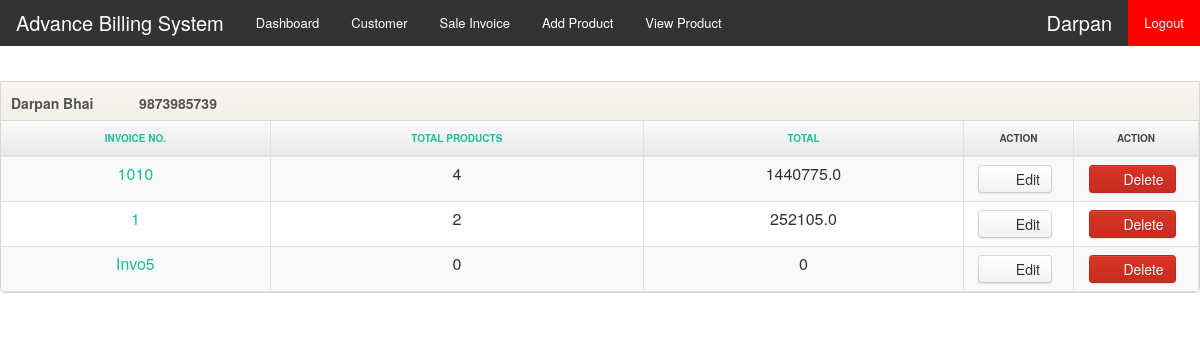
The app's page /invoicepage/1/ (signed in) with its own data.
### organisation/models.py (models this page shows, shortened)
class OrganisationDetails(models.Model):
    company_name = models.CharField(max_length=50)
    company_type = models.CharField(max_length=50)
    pan_number = models.CharField(max_length=10)
    gstin_number = models.CharField(max_length=15)
    address_1 = models.CharField(max_length=90)
    address_2 = models.CharField(max_length=90)
    state = models.CharField(max_length=60)
    city = models.CharField(max_length=60)
    pincode = models.CharField(max_length=6)
    full_name = models.CharField(max_length=50)
    phone = models.CharField(max_length=10)
    email  = models.EmailField()
    user_id = models.CharField(max_length=40)
    password_1 = models.CharField(max_length=40)
    password_2 = models.CharField(max_length=40)

class CustomerDetails(models.Model):
    companyName = models.ForeignKey(OrganisationDetails, on_delete=models.CASCADE,default="")
    cust_name = models.CharField(max_length=50,verbose_name='Customer Name')
    cont_person = models.CharField(max_length=50,verbose_name='Contact Person')
    contact_num = models.IntegerField(verbose_name='Contact Number')
    email = models.CharField(max_length=50,default="")
    company_type = models.CharField(verbose_name='Company Type',max_length = 50)
    address = models.CharField(max_length=90,verbose_name='Address Line 1')
    address_2 = models.CharField(max_length=90,verbose_name='Address Line 2')
    landmark = models.CharField(max_length=50,verbose_name='Landmark')
    country = models.CharField(max_length=50,verbose_name='Country')
    state = models.CharField(max_length=50,verbose_name='State')
    city = models.CharField(max_length=50,verbose_name='City')
    pincode = models.IntegerField(verbose_name='Pincode')

class Invoice_Details(models.Model):
    companyName = models.ForeignKey(OrganisationDetails, on_delete=models.CASCADE,default="")
    Cust_name = models.ForeignKey(CustomerDetails, on_delete=models.CASCADE,default="")
    Invoice_type = models.CharField(max_length = 50)
    Invoice_num = models.CharField(max_length = 10)
    Date = models.DateField(auto_now=False,blank=True)
    Dispatch_through = models.CharField(max_length = 50)
    Due_date = models.DateField(auto_now=False,blank=True)
    Bank = models.CharField(max_length = 20)
    Payment_type = models.CharField(max_length = 20)
    Payment_note = models.TextField(max_length=50)
    T_c = models.TextField(max_length=100)
    Document_note = models.TextField(max_length=100)
    qrcode = models.ImageField(upload_to="", default="", blank=True)
    def __str__(self):
        return self.Invoice_num

### organisation/views.py (the view)
# urls.py: path('invoicepage/<int:id>/',InvoicePage,name='invopage'),
def InvoicePage(request,id):
    if 'org' in request.session:
        org = OrganisationDetails.objects.get(user_id = request.session['org'])
        cust_data = CustomerDetails.objects.get(id=id)
        in_data = Invoice_Details.objects.filter(Cust_name=cust_data)
        invo = []
        pro = []
        pro_tot = []
        for i in in_data:
            print(i)
            invo.append(i)
            pro_count = Product.objects.filter(Invoice=i).count()
            print(pro_count)
            pro.append(pro_count)
            t = 0
            pro_data = Product.objects.filter(Invoice=i)
            for i in pro_data:
                t += float(i.Total)
            pro_tot.append(t)
        data = zip(invo,pro,pro_tot)
        return render(request,'invoice_list.html',{'org':org.company_name,'cust':cust_data,'invo':data})
    else:
        return redirect('login')

### organisation/templates/invoice_list.html (shortened to what this page needs)
{% extends 'base.html' %}
{% block content %}
<div class="main">
<div class="row" style="margin-top:-20px;">
            <div class="col-md-12">
            </div>
        </div>
<div class="row">
    <div class="span12">
        <form id="list-data-table" name="tabledata" method="post">
                        <div class="widget widget-table action-table">
                <div class="widget-header">
                    <h3>{{ cust.cust_name }}</h3>
                    <h3>{{ cust.contact_num }}</h3>
                </div>
                <div class="widget-content">
                    <table class="table table-striped table-bordered footable footable-1 breakpoint-lg" data-footable="" data-toggle-column="last" style="display: table;">
                        <thead>
                            <tr class="footable-header">
                                <th style="display: table-cell;">
                                    <center><a href="">Invoice No.</a></center>
                                </th>
                                <th style="display: table-cell;">
                                    <center><a href="">Total Products</a></center>
                                </th>
                                <th style="display: table-cell;">
                                    <center><a href="">Total</a></center>
                                </th>
                                <th style="display: table-cell;">
                                    <center>Action</center>
                                </th>
                                <th style="display: table-cell;">
                                    <center>Action</center>
                                </th>
                        </thead>
                        <tbody>
                            {% for inv,pr,pt in invo %}
                            <tr>
                                <td style="display: table-cell;"><center><a href="{% url 'detailpage' inv.id %}">{{ inv.Invoice_num }}</a></center></td>
                                <td style="display: table-cell;"><center>{{ pr }}</center></td>
                                <td style="display: table-cell;"><center>{{ pt }}</center></td>
                                <td class="td-actions" style="display: table-cell;">
                                    <center>
                                        <a href="{% url 'InvoUp' inv.id %}" class="btn">
                                            <i class="btn-icon-only fa fa-edit"></i>
                                                Edit
                                        </a>
                                    </center>
                                </td>
                                <td class="td-actions footable-last-visible" style="display: table-cell;">
                                    <a href="{% url 'InvoDel' inv.id %}" class="btn btn-danger" value="Delete" name="btndelete">
                                    <i class="btn-icon-only fa fa-trash-o"> </i>Delete</button></td>
                            </tr>
                            {% endfor %}
                        </tbody>
             </div>
        </form>
    </div>
</div>
</div>
{% endblock %}

### organisation/templates/base.html (shortened to what this page needs)
{% load static %}
<html>
    <head>
    <link rel="stylesheet" href="https://stackpath.bootstrapcdn.com/bootstrap/4.1.3/css/bootstrap.min.css">
    <link rel="stylesheet" type="text/css" href="{% static 'OpenSans.css' %}">
    <link rel="stylesheet" type="text/css" href="{% static 'style.css' %}">
    <link rel="stylesheet" type="text/css" href="{% static 'custom.css' %}">
    <link rel="stylesheet" type="text/css" href="{% static 'dashboard.css' %}">
    <link rel="stylesheet" type="text/css" href="{% static 'fieldset.css' %}">
    <link rel="stylesheet" type="text/css" href="{% static 'font-awesome.css' %}">
    <link rel="stylesheet" type="text/css" href="{% static 'footable.bootstrap.min.css' %}">
    <link rel="stylesheet" type="text/css" href="{% static 'jquery-te-1.4.0.css' %}">
    <link rel="stylesheet" type="text/css" href="{% static 'jquery-ui.css' %}">
    <link rel="stylesheet" type="text/css" href="{% static 'multi-select.css' %}">
    <link rel="stylesheet" type="text/css" href="{% static 'plans.css' %}">
    <link rel="stylesheet" type="text/css" href="{% static 'select2.min.css' %}">
    <link rel="stylesheet" type="text/css" href="{% static 'my-bootstrap.min.css' %}">
    <link rel="stylesheet" type="text/css" href="{% static 'bootstrap-tagsinput.css' %}">
    <link rel="stylesheet" type="text/css" href="{% static 'bootstrap-responsive.min.css' %}">
    </head>
    <body>
        <ul>
            <li class = "ret">Advance Billing System</li>
            <li><a href="{% url 'index' %}" >Dashboard</a></li>
            <li><a href="{% url 'customer' %}">Customer</a></li>
            <li><a href="{% url 'invoiceview' %}">Sale Invoice</a></li>
            <li><a href="{% url 'addProductForm' %}">Add Product</a></li>
            <li><a href="{% url 'viewquentity' %}">View Product</a></li>
            <li style="float:right"><a class="active" href="{% url 'logout' %}">Logout</a></li>
            <li style="float:right" class="ret">{{org}}</li>
          </ul>
<br><br><br>
    {% block content %}
    {% endblock %}
</body>
</html>

### organisation/static/style.css (style rules this page uses)
body { background: #f9f6f1; font: 13px/1.7em 'Open Sans'; }
.btn-icon-only { padding-right: 3px; padding-left: 3px; }
.table td { vertical-align: middle; }
.table-bordered th { background: #E9E9E9; background:-moz-linear-gradient(top, #FAFAFA 0%, #E9E9E9 100%); background:-webkit-gradient(linear, left top, left bottom, color-stop(0%,#FAFAFA), color-stop(100%,#E9E9E9)); background:-webkit-linear-gradient(top, #FAFAFA 0%,#E9E9E9 100%); background:-o-linear-gradient(top, #FAFAFA 0%,#E9E9E9 100%); background:-ms-linear-gradient(top, #FAFAFA 0%,#E9E9E9 100%); background:linear-gradient(top, #FAFAFA 0%,#E9E9E9 100%); filter: progid:DXImageTransform.Microsoft.gradient(startColorstr='#FAFAFA', endColorstr='#E9E9E9'); -ms-filter: "progid:DXImageTransform.Microsoft.gradient(startColorstr='#FAFAFA', endColorstr='#E9E9E9')"; font-size: 10px; color: #444; text-transform: uppercase; }
.main { padding-bottom: 60px; }
.widget { position: relative; clear: both; width: auto; margin-bottom: 2em; overflow: hidden; }
.widget-header { position: relative; height: 40px; line-height: 40px; background: #f9f6f1; background:-moz-linear-gradient(top, #f9f6f1 0%, #f2efea 100%); background:-webkit-gradient(linear, left top, left bottom, color-stop(0%,#f9f6f1), color-stop(100%,#f2efea)); background:-webkit-linear-gradient(top, #f9f6f1 0%,#f2efea 100%); background:-o-linear-gradient(top, #f9f6f1 0%,#f2efea 100%); background:-ms-linear-gradient(top, #f9f6f1 0%,#f2efea 100%); background:linear-gradient(top, #f9f6f1 0%,#f2efea 100%); filter: progid:DXImageTransform.Microsoft.gradient(startColorstr='#f9f6f1', endColorstr='#f2efea'); -ms-filter: "progid:DXImageTransform.Microsoft.gradient(startColorstr='#f9f6f1', endColorstr='#f2efea')"; border: 1px solid #d6d6d6; -webkit-background-clip: padding-box; }
.widget-header h3 { position: relative; top: 2px; left: 10px; display: inline-block; margin-right: 3em; font-size: 14px; font-weight: 800; color: #525252; line-height: 18px; text-shadow: 1px 1px 2px rgba(255,255,255,.5); }
.widget-content { padding: 20px 15px 15px; background: #FFF; border: 1px solid #D5D5D5; -moz-border-radius: 5px; -webkit-border-radius: 5px; border-radius: 5px; }
.widget-header+.widget-content { border-top: none; -webkit-border-top-left-radius: 0; -webkit-border-top-right-radius: 0; -moz-border-radius-topleft: 0; -moz-border-radius-topright: 0; border-top-left-radius: 0; border-top-right-radius: 0; }
.widget-content:before, .widget-content:after { content:""; display:table; }
.widget-content:after { clear:both; }
.widget-content { zoom:1; }
.widget-table .widget-content { padding: 0; }
.widget-table .table { margin-bottom: 0; border: none; }
.widget-table .table tr td:first-child { border-left: none; }
.widget-table .table tr th:first-child { border-left: none; }
.table td { text-align: left; }
.btn i { margin: 0 5px 0 0; }
.widget.action-table { overflow: initial !important; }

### organisation/static/custom.css (style rules this page uses)
.td-actions { width: 110px !important; }
body { min-height: 100%; position: relative; min-width:auto; }
html { height: 100%; }
.td-actions.footable-last-visible { width: 125px !important; }
.td-actions { min-width: 95px; }

### organisation/static/dashboard.css (style rules this page uses)
.action-table .td-actions { width: 80px; text-align: center; }
.action-table .td-actions .btn { margin-right: .5em; }
.action-table .td-actions .btn:last-child { margin-rigth: 0; }

### organisation/templates/base.html (style rules this page uses)
ul { list-style-type: none; margin: 0; padding: 0; overflow: hidden; background-color: #333; }
li { float: left; }
li a { display: block; color: white; text-align: center; padding: 14px 16px; text-decoration: none; }
.active { background-color: red; }
.ret { display: block; color: white; text-align: center; font-size: 20px; padding: 14px 16px; text-decoration: none; }

### records on screen
OrganisationDetails: company_name "Darpan"
CustomerDetails: cust_name "Darpan Bhai", contact_num "9873985739"
Invoice_Details: Invoice_num "1010", pr "4", pt "1440775.0"
Invoice_Details: Invoice_num "1", pr "2", pt "252105.0"
Invoice_Details: Invoice_num "Invo5", pr "0", pt "0"
